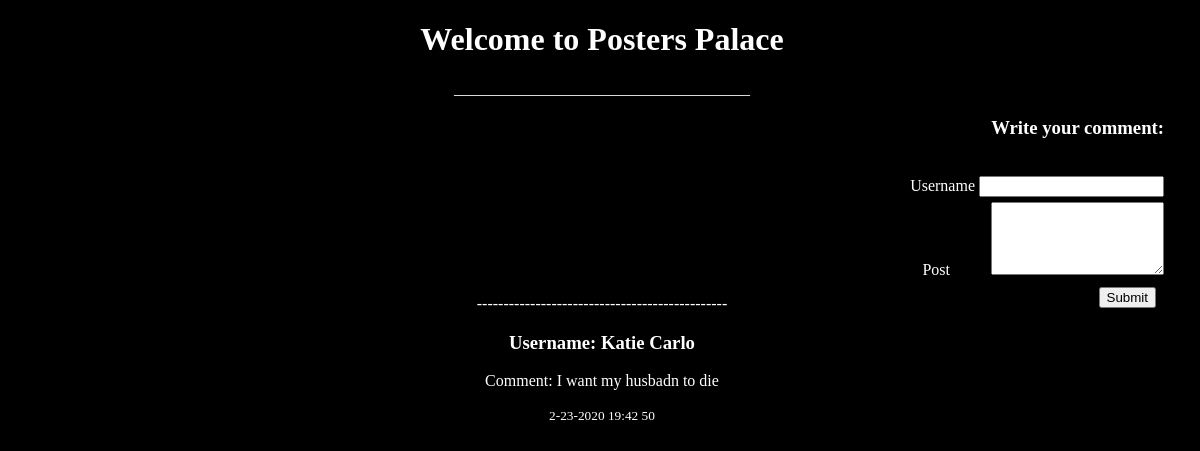
Before: / with the older database file.
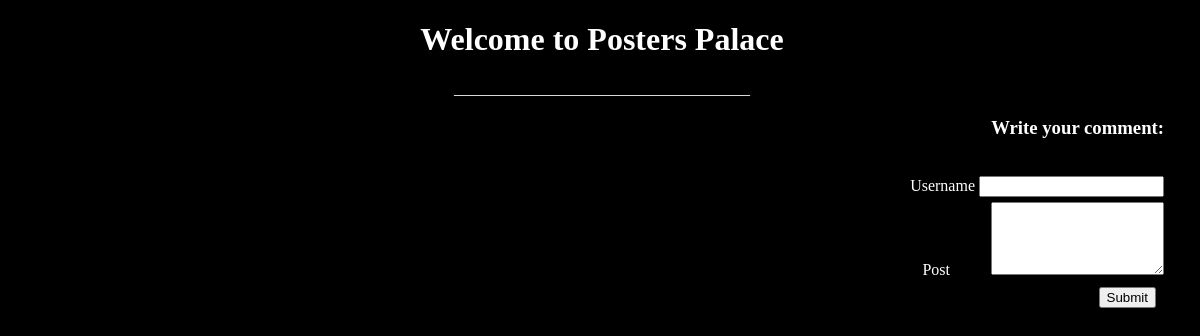
After: the same page with the newer database file.
### tables this page shows
CREATE TABLE post(
            name message_text ,
            comment message_text,
            time message_text 

);

### app.py (the view)
@app.route('/', methods=['GET', 'POST'])
def hello_world():
    if request.method == 'GET':
        fun = reversed(get_comment())
        return render_template('home.html', comment=fun)
    elif request.method == 'POST':
        make_comment()
        fun = reversed(get_comment())
        return render_template('home.html', comment=fun)

### data.py (called while the page is built)
def get_comment():
    conn = sqlite3.connect('comments.db')
    c = conn.cursor()
    c.execute('select * from post')
    return c.fetchall()

### templates/home.html (shortened to what this page needs)
<!DOCTYPE html>
<html lang="en">
<head>
    <link rel="stylesheet" href="/static/style.css">
</head>
<body>
<div class="headz">
    <h1 class="welcome">Welcome to Posters Palace</h1>
    <p class="line">_____________________________________</p>
</div>
<form class="posting" method="post" action="">
    <h3 class="hcomm">Write your comment:</h3>
    <label>Username</label>
    <input class="username" name="username" type="text" max="25" autocomplete="off" required>
    <br>
    <label>Post</label>
        <textarea class="area" name="message" max="3000" autocomplete="off" autocapitalize="sentences" spellcheck="true" required></textarea>
    <br>
    <button class="but" type="submit">Submit</button>
</form>
{% for c in comment %}
<div class="stuff">
    <p>-----------------------------------------------</p>
    <h3>Username: {{ c[0] }}</h3>
    <div class="comm">
        <p>Comment: {{ c[1] }}</p>
    </div>
    <small>{{ c[2] }}</small>
</div>
{% endfor %}
</body>
</html>

### static/style.css (style rules this page uses)
body { color: white; background-color: black; }
.posting { text-align: right; margin-right: 2em; }
.area { height: 5em; width: 12.5em; margin-top: .4em; margin-left: 2.8em; }
.but { position: absolute; right: 3.3em; margin-top: .6em; }
.hcomm { margin-left: 3em; margin-bottom: 2em; right: 2em; }
.headz { text-align: center; display: block; }
body { width: 99%; overflow: auto; }

Changed rows visible on the page:
removed post: name "Katie Carlo", comment "I want my husbadn to die", time "2-23-2020 19:42 50"
